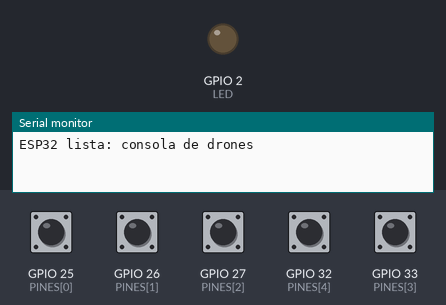
Simulated run of this sketch. Board: ESP32. Parts: output pins drawn as LEDs (lit = HIGH), the last lines printed to the serial monitor. The test bench sets the inputs (shaded band); at power-on: GPIO 25 (PINES[0]), GPIO 26 (PINES[1]), GPIO 27 (PINES[2]), GPIO 32 (PINES[4]), GPIO 33 (PINES[3]) HIGH.

Above: at 1.2 s.
1.3 s: GPIO 25 (PINES[0]) pulled LOW for 0.15 s
At 1.36 s:
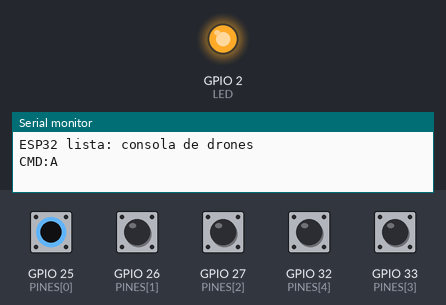
2.9 s: GPIO 26 (PINES[1]) pulled LOW for 0.15 s
At 3.8 s:
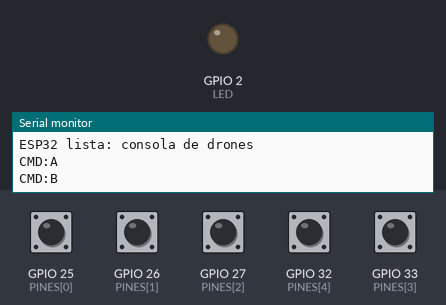
4.5 s: GPIO 27 (PINES[2]) pulled LOW for 0.15 s
At 5.0 s:
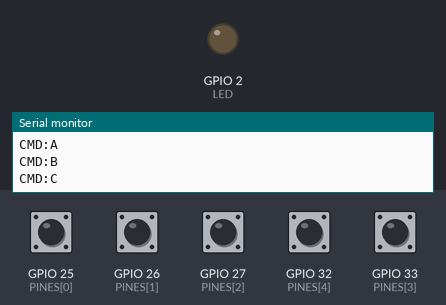
6.1 s: GPIO 32 (PINES[4]) pulled LOW for 0.15 s
At 7.4 s:
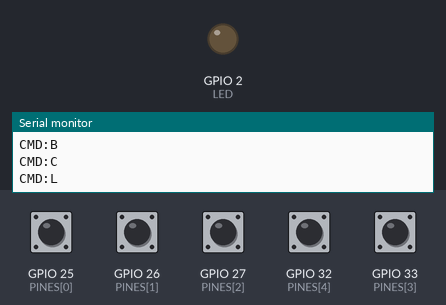
7.7 s: GPIO 33 (PINES[3]) pulled LOW for 0.15 s
At 8.6 s:
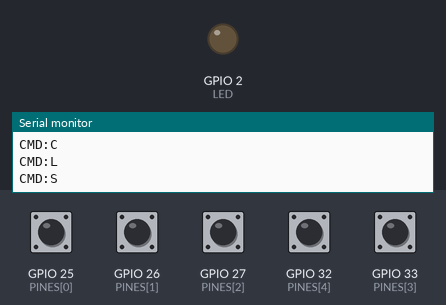
Timing chart, 0 to 10.3 s (numbered marks = the images above; inputs shaded):
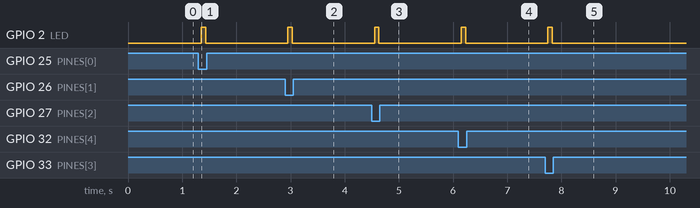

The sketch:

drones_control.ino
```cpp
// ================================================================
// Práctica Real-to-Sim — Inciso a)  |  ESP32 + Arduino/PlatformIO
// (Alternativa en C++ al main.py de MicroPython; usa SOLO una de las dos)
//
//   Botón   GPIO   Comando   Acción en la simulación
//   A       25     CMD:A     ir al punto A
//   B       26     CMD:B     ir al punto B
//   C       27     CMD:C     ir al punto C
//   SEQ     33     CMD:S     secuencia automática A -> B -> C (opcional)
//   LAND    32     CMD:L     aterrizar (opcional)
//
// Cableado de cada botón:  GPIO ---[botón]--- GND  (pull-up interno)
// ================================================================
const int  N = 5;
const int  PINES[N]    = {25, 26, 27, 33, 32};
const char COMANDOS[N] = {'A', 'B', 'C', 'S', 'L'};
const int  LED = 2;
const unsigned long ANTIRREBOTE_MS = 50;

int anterior[N];

void setup() {
  Serial.begin(115200);
  pinMode(LED, OUTPUT);
  for (int i = 0; i < N; i++) {
    pinMode(PINES[i], INPUT_PULLUP);
    anterior[i] = HIGH;
  }
  Serial.println("ESP32 lista: consola de drones");
}

void loop() {
  for (int i = 0; i < N; i++) {
    int estado = digitalRead(PINES[i]);
    if (anterior[i] == HIGH && estado == LOW) {      // flanco de bajada
      delay(ANTIRREBOTE_MS);
      if (digitalRead(PINES[i]) == LOW) {
        Serial.print("CMD:");
        Serial.println(COMANDOS[i]);                 // viaja por USB al PC
        digitalWrite(LED, HIGH);
        delay(80);
        digitalWrite(LED, LOW);
      }
    }
    anterior[i] = estado;
  }
  delay(5);
}
```

Measured:
- after the input at 1.3 s, GPIO 2 (LED): LOW → HIGH after 0.05 s, → LOW 0.08 s later
- after the input at 2.9 s, GPIO 2 (LED): LOW → HIGH after 0.05 s, → LOW 0.08 s later
- after the input at 4.5 s, GPIO 2 (LED): LOW → HIGH after 0.05 s, → LOW 0.08 s later
- after the input at 6.1 s, GPIO 2 (LED): LOW → HIGH after 0.05 s, → LOW 0.08 s later
- after the input at 7.7 s, GPIO 2 (LED): LOW → HIGH after 0.05 s, → LOW 0.08 s later
